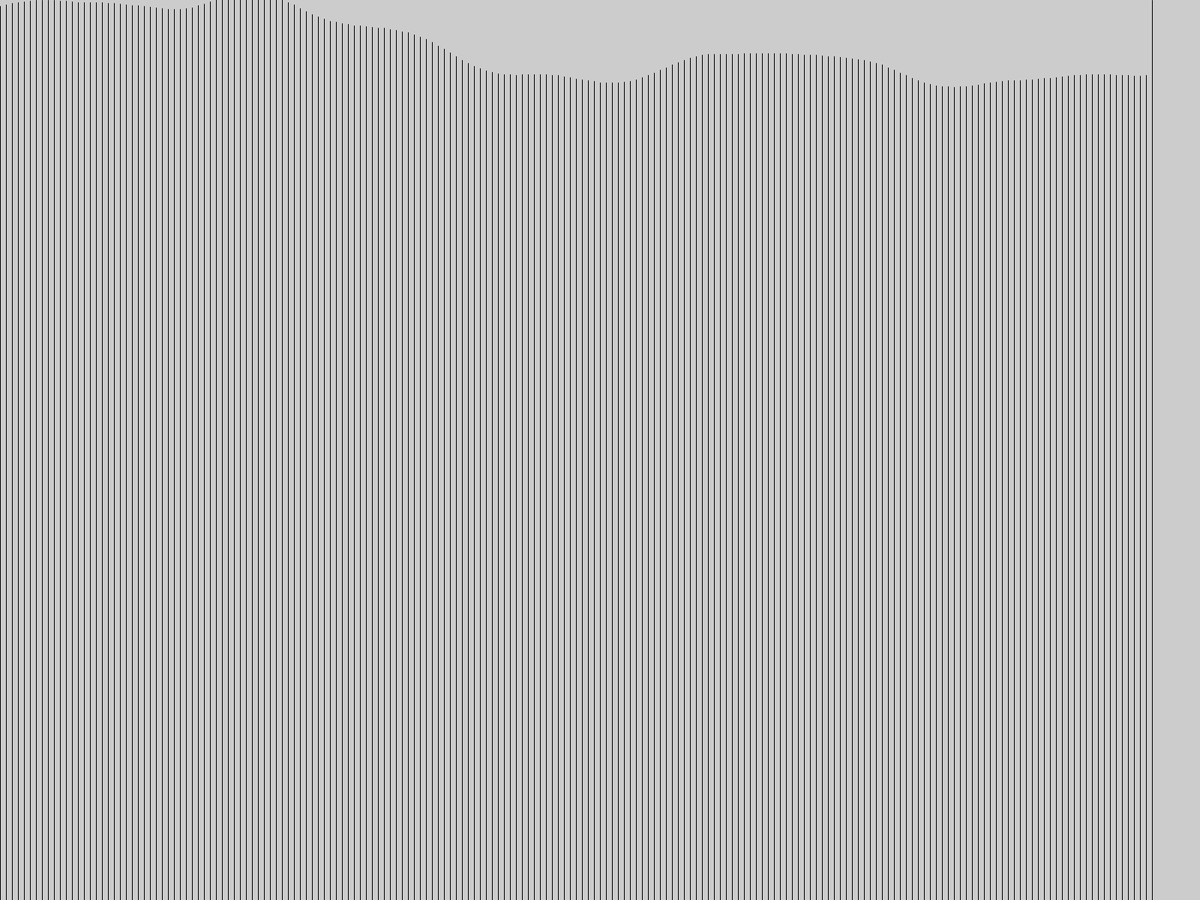
Frame 1 (no input)
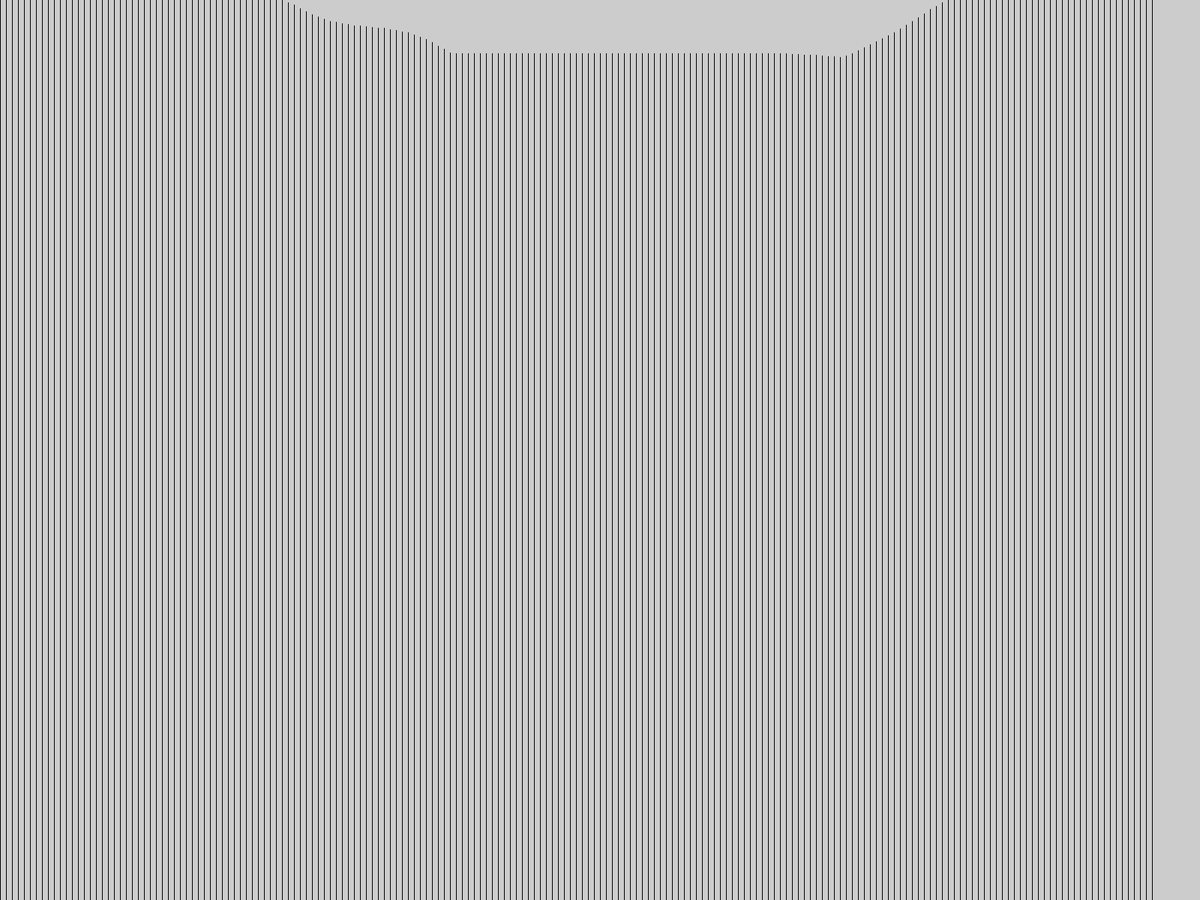
Frame 60 (the mouse pressed at the canvas centre just before this capture)
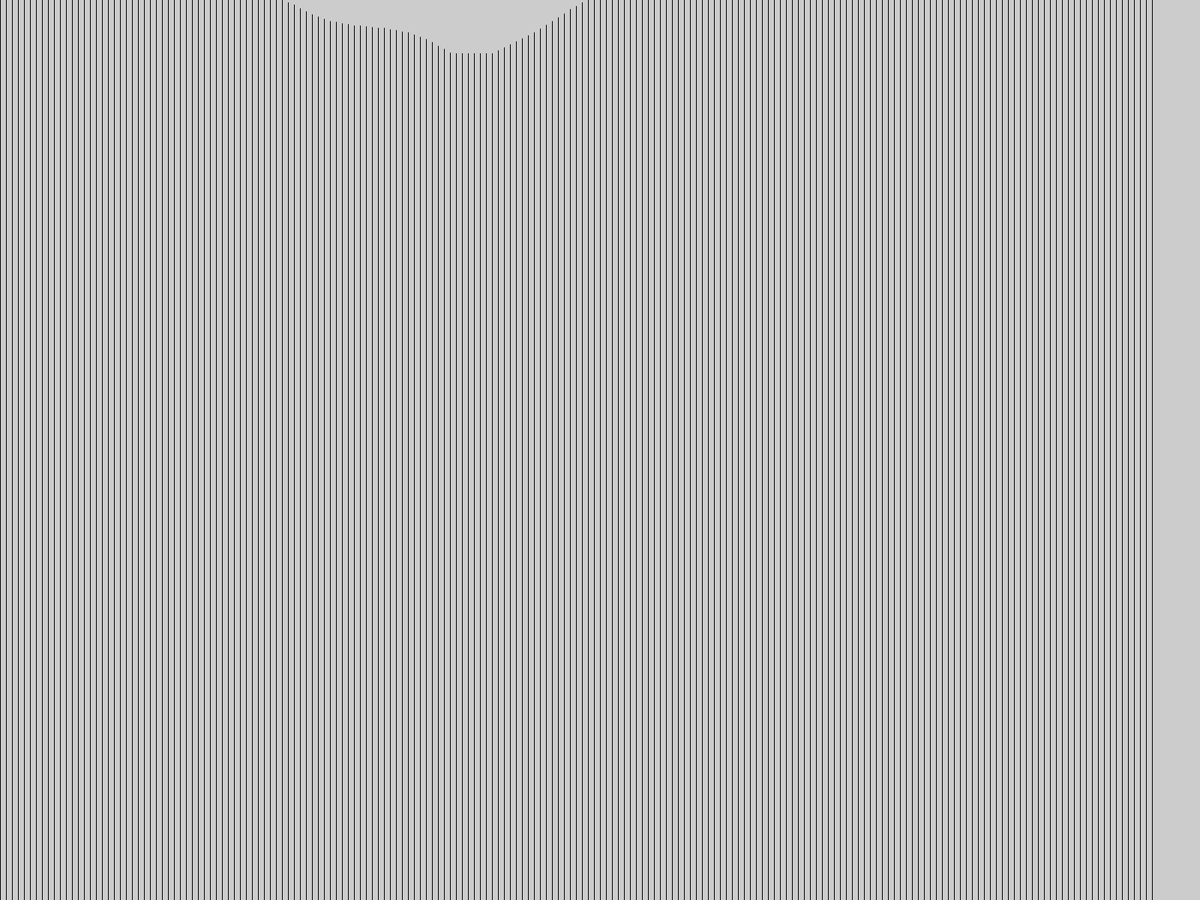
Frame 120 (the mouse held since frame 60 and released just before this capture)

The Processing sketch that drew these frames (run headless with seeded random() and noise(); from frame 60 on, the mouse is pressed at the canvas centre):

// Processing sketch: sketch_171124a
// ── sketch_171124a.pde
float [] terreno;
float offset;
float mover = random(0, 10000);
int w=192;
void setup() {
  fullScreen();
  terreno=new float [w+2];
}

void draw() {
  mover+=0.01;
  offset = mover;
  
  for (int i=0; i<terreno.length-1; i++) {
    terreno[i] = map(noise(offset), 0, 1, -250, 250);
    offset+=0.01;
  }
  for (int i = -1; i< terreno.length-1; i++) {
    line(i*(width/w), height, i*(width/w), terreno[i+1]);
  }
}
